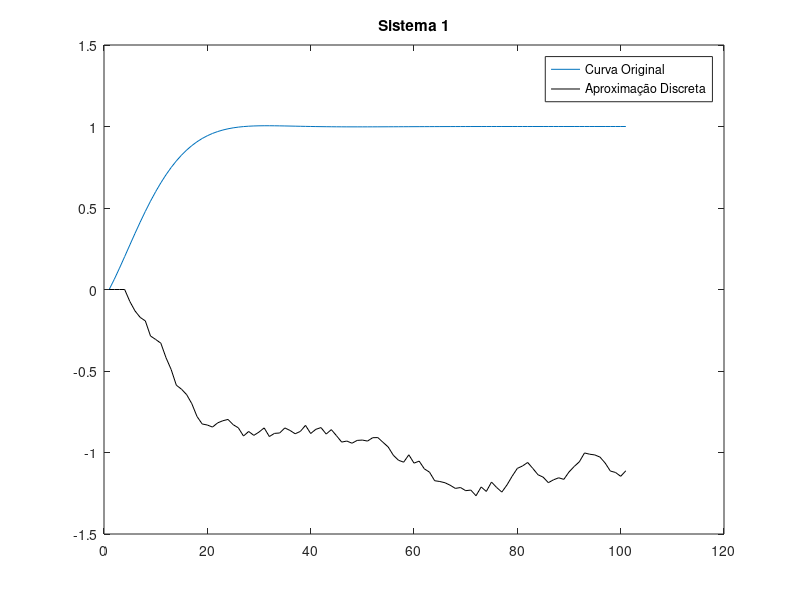
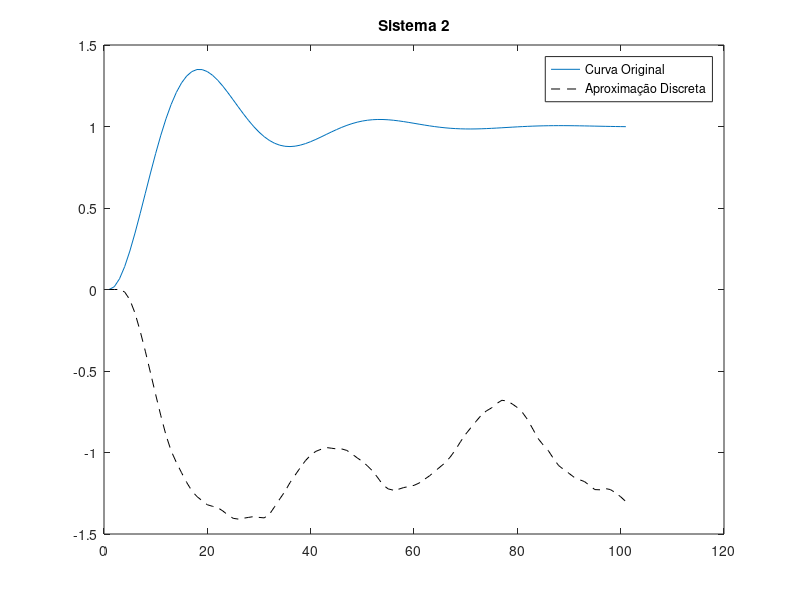

The MATLAB script that drew these images, in order: (Note: this script raises an error after producing the figures.)
clear all
close all
clc
%% Atividade 3 

num1=[0.5 2 2];
den1=[1 3 4 2];
g1=tf(num1,den1);
[y_g1, t1] = step(g1,12);


num2=[2.5];
den2=[1 1 2.5];
g2=tf(num2,den2);
[y_g2, t2] = step(g2,12);

gz1= c2d(g1,0.1);
gz2 = c2d(g2,0.1);
%u1=ones(1,length(y_g1))
%u1(1:length(y_g1)) = 1;
u1= -2*rand(length(y_g1), 1);
u1(1:3) = 0;
y1(1:3)=0;
a1=gz1.den{1,1};
b1=gz1.num{1,1};

for k=4:length(u1)
    y1(k)=-a1(2)*y1(k-1)-a1(3)*y1(k-2)-a1(4)*y1(k-3)+b1(2)*u1(k-1)+b1(3)*u1(k-2)+b1(4)*u1(k-3);
end
figure(1)
plot(y_g1)
hold on
plot(y1,'k')
title('Sistema 1');
legend('Curva Original','Aproximação Discreta')



y2(1:2)=0;
%u2(1:length(y_g2)) = 1;
u2= -2*rand(length(y_g2), 1);
u2(1:2) = 0;
a2=gz2.den{1,1};
b2=gz2.num{1,1};
for k=3:length(y_g2)
    y2(k)=-a2(2)*y2(k-1)-a2(3)*y2(k-2)+b2(2)*u2(k-1)+b2(3)*u2(k-2);
end

figure(2)
plot(y_g2)
hold on
plot(y2,'--k')
title('Sistema 2');
legend('Curva Original','Aproximação Discreta')

%% 2 questão Adicionando ruido
cemean(1:100)=0;
cemstd(1:100)=0;
%for g=1:100% Calculando 100 vezes

r2 = normrnd(0,0.05,1,length(y2));
r1 = normrnd(0,0.05,1,length(y1));
%r2 = randn(1,(length(y2)))*0.05;
%r1 = randn(1,(length(y1)))*0.05;

y1_rd(1:3)=0;
for k=4:length(u1)
    y1_rd(k)=-a1(2)*y1_rd(k-1)-a1(3)*y1_rd(k-2)-a1(4)*y1_rd(k-3)+b1(2)*u1(k-1)+b1(3)*u1(k-2)+b1(4)*u1(k-3) + r1(k);
end
y2_rd(1:2)=0;
for k=3:length(y_g2)
    y2_rd(k)=-a2(2)*y2_rd(k-1)-a2(3)*y2_rd(k-2)+0.01207*u2(k-1)+0.01167*u2(k-2) + r2(k);
end

y1_rs = y1 + r1;
y2_rs = y2 + r2;
y1_rs(1:3) = zeros(1,3);
y2_rs(1:2) = zeros(1,2);


% EstimaÃ§Ã£o
% Para y1

Ny = 3;
Nu = 3;
[phi, Y] = montaRegressoresLinear(length(u1),Ny,Nu,y1_rd,u1);

theta = inv(phi'*phi)*phi'*Y;

y1_est(1:3) = 0;

%ordem 3
aaa1 = -theta(1);
aaa2 = -theta(2);
aaa3 = -theta(3);
bbb1 = theta(4);
bbb2 = theta(5);
bbb3 = theta(6);

for t=4:(length(u1))
    
    y1_est(t) = -aaa1*y1_est(t-1) -aaa2*y1_est(t-2) -aaa3*y1_est(t-3) + bbb1*u1(t-1) + bbb2*u1(t-2) + bbb3*u1(t-3);
end

%cemean(g)=mean(y1_est);
%cemstd(g)=std(y1_est);

%end;


figure
plot(y1);
hold on;
plot(y1_est);

%Para y2

Ny2 = 2;
Nu2 = 2;
%y2(3:127) = y2(1:125);
%y2(1:2) = 0;
[phi2, Y2] = montaRegressoresLinear(length(u2),Ny2,Nu2,y2_rs,u2);
theta2 = inv(phi2'*phi2)*phi2'*Y2;

y2_est(1:2) = 0;

aa1 = -theta2(1);
aa2 = -theta2(2);
bb1 = theta2(3);
bb2 = theta2(4);


for t=3:(length(u2))
    y2_est(t) = -aa1*y2_est(t-1) -aa2*y2_est(t-2) + bb1*u2(t-1) + bb2*u2(t-2);
end

figure
plot(y2);
hold on;
plot(y2_est);



%% 3a Validar

%Gerando u_v
u1_v= -2*rand(length(y1), 1);
u2_v= -2*rand(length(y2), 1);
u1_v(1:3) = 0;
u2_v(1:2) = 0;

%Gerando y_v
y1_v(1:3)=0;
for k=4:length(u1)
    y1_v(k)=-a1(2)*y1_v(k-1)-a1(3)*y1_v(k-2)-a1(4)*y1_v(k-3)+b1(2)*u1_v(k-1)+b1(3)*u1_v(k-2)+b1(4)*u1_v(k-3);
end
y2_v(1:2)=0;
for k=3:length(y_g2)
    y2_v(k)=-a2(2)*y2_v(k-1)-a2(3)*y2_v(k-2)+b2(2)*u2_v(k-1)+b2(3)*u2_v(k-2);
end

% Matriz phi
[phi1_v, Y1_v] = montaRegressoresLinear(length(u1_v),Ny,Nu,y1_v,u1_v);
[phi2_v, Y2_v] = montaRegressoresLinear(length(u2_v),Ny2,Nu2,y2_v,u2_v);

y1_val = phi1_v * theta;
y2_val = phi2_v * theta2;

% Erro de validação
e1_v = y1_v - y1_val;
e2_v = y2_v - y2_val;

% SEQ de y1
SEQ1=0;
for k=1:(length(u1)-6)
    SEQ1=(y1_v(k)-y1_val(k)')^2;
end;
% SEQM de y1
SEQM1=0;
for k=1:(length(u1)-6)
    SEQM1=1/k*((y1_v(k)-y1_val(k)')^2);
end;

% SEQ de y2
SEQ2=0;
for k=1:(length(u2)-2)
    SEQ2=(y2_v(k)-y2_val(k)')^2;
end;
% SEQM de y2
SEQM2=0;
for k=1:(length(u2)-2)
    SEQM2=1/k*((y2_v(k)-y2_val(k)')^2);
end;

% Coeficientes de correlação Multipla


for k=1:(length(u1)-6)
R1=sqrt(1-(((y1_v(k)-y1_val(k))^2)/(y1_v(k)-mean(y1_v))^2));
end;

for k=1:(length(u2)-2)
R2=sqrt(1-(((y2_v(k)-y2_val(k))^2)/(y2_v(k)-mean(y2_v))^2));
end;

%% 4 ARX ARMAX
% Dados 1

a = dlmread('dados_2.txt');
u = a(:,2)'; %u(t)
y = a(:,1)'; %y(t)
y1 = y;
Ny = 1;
Nu = 1;
[phi, Y] = montaRegressoresLinear(length(u),Ny,Nu,y,u);
theta = inv(phi'*phi)*phi'*Y;
y_estarx = phi*theta;
%%
y1 = y;
Ny = 5;
Nu = 5;
[phi, Y] = montaRegressoresLinear(length(u),Ny,Nu,y,u);
theta = inv(phi'*phi)*phi'*Y;
y_estarx = phi*theta;

%% Minimos quadrados estendido (ARMAX)

clear,clc,
close all

a = dlmread('dados_1.txt');
u = a(:,2)'; %u(t)
y = a(:,1)'; %y(t)
N = length(y);
n = 2; %Ordem

%Dividindo os pares entrada-saida para estimacao e validacao
y_e = y(1:(N/2));
y_v = y((N/2):N);
u_e = u(1:(N/2));
u_v = u((N/2):N);

lambda = 1;
p = 1000*eye(n*3,n*3);
theta = zeros(n*3,1);


for t=1:(n*3)
    y_e(t) = 0;
    w(t) = 0;
    erro(t)= 0;
end

for t=(n*3):(N/2)
    phi = [-y_e(t-1); -y_e(t-2); u(t-1); u(t-2); w(t-1); w(t-2)];
    erro(t) = y_e(t) - theta'*phi;
    k = p*phi/(lambda+phi'*p*phi);
    theta = theta+k*erro(t);
    p = (p-k*phi'*p)/lambda;
    w(t) = y_e(t)-theta'*phi;
end

for t = (n*3):(N/2)
    y_est(t) = -theta(1)*y_e(t-1) - theta(2)*y_e(t-2) + theta(3)*u(t-1) + theta(4)*u(t-2);
end
    
plot(y_e);
hold on;
plot(y_est);

e = y_e - y_est;
mse = immse(y_e,y_est);

%Validacao

lambda = 1;
p = 1000*eye(n*3,n*3);
theta_v = zeros(n*3,1);

for t=1:(n*3)
    y_v(t) = 0;
    w_v(t) = 0;
    erro_v(t)= 0;
end
    phi_vaux = [];
% Matriz phi

for t=(n*3):(N/2)
    phi_v = [-y_v(t-1); -y_v(t-2); u_v(t-1); u_v(t-2); w_v(t-1); w_v(t-2)];
    phi_vaux = [phi_vaux phi_v];
    erro_v(t) = y_v(t) - theta_v'*phi_v;    
    k = p*phi_v/(lambda+phi_v'*p*phi_v);
    theta_v = theta_v+k*erro_v(t);
    p = (p-k*phi_v'*p)/lambda;
    w_v(t) = y_v(t)-theta_v'*phi_v;
end

y_val = phi_vaux' * theta;
y_val = y_val';

% Erro de validação
e_v = y_v(6:245) - y_val(1:240);
%e1_v = y_v - y_val;

figure;
plot(y_val(1:240))
hold on
plot(y_v(6:245))
